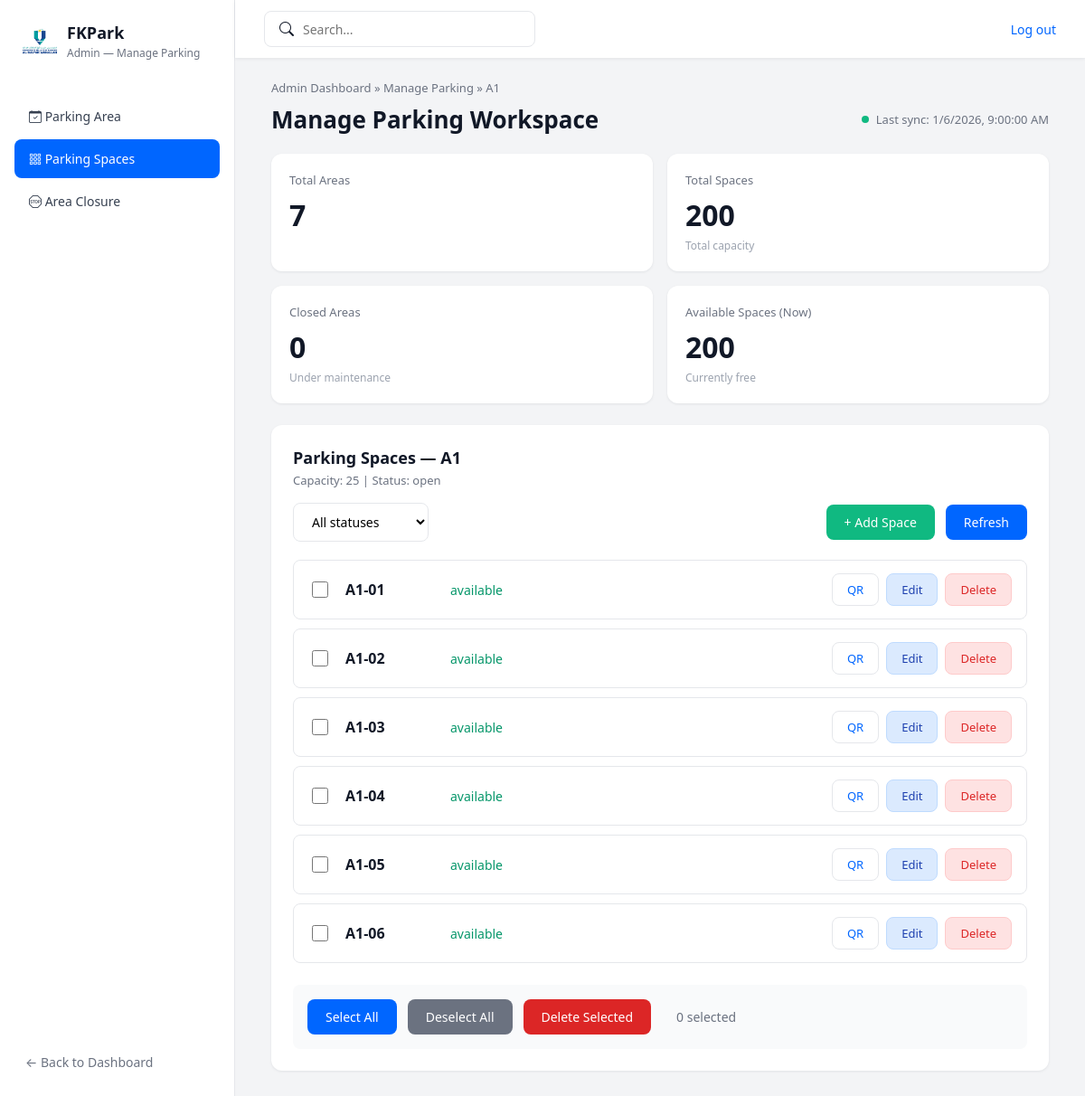
Page /fkpark/parking_space.php?area_id=8 (signed in) on the committed database.
### tables this page shows
CREATE TABLE `parking_area` (
  `Area_ID` int(15) NOT NULL,
  `area_name` varchar(100) NOT NULL,
  `admin_id` varchar(255) NOT NULL,
  `area_type` varchar(50) NOT NULL
);

CREATE TABLE `parking_space` (
  `space_id` int(15) NOT NULL,
  `space_num` varchar(20) NOT NULL,
  `status` varchar(20) NOT NULL DEFAULT 'Available',
  `QrCode` varchar(255) DEFAULT NULL,
  `area_ID` int(15) NOT NULL
);

### fkpark/parking_space.php (the view, shortened to what this page needs)
<?php
require 'db.php';
$area_id = isset($_GET['area_id']) ? (int)$_GET['area_id'] : 0;
$areaInfo = null;
$sqlArea = "SELECT Area_ID, area_name, area_type FROM parking_area WHERE Area_ID = ?";
$stmtArea = mysqli_prepare($conn, $sqlArea);
mysqli_stmt_bind_param($stmtArea, "i", $area_id);
mysqli_stmt_execute($stmtArea);
$resultArea = mysqli_stmt_get_result($stmtArea);
if ($row = mysqli_fetch_assoc($resultArea)) {
    $areaInfo = $row;
} else {
    header("Location: parking_area.php");
    exit;
}
$areaStatus = 'open';
$totalCapacity = 0;
$sqlCapacity = "SELECT COUNT(*) as total FROM parking_space WHERE area_ID = ?";
$stmtCapacity = mysqli_prepare($conn, $sqlCapacity);
mysqli_stmt_bind_param($stmtCapacity, "i", $area_id);
mysqli_stmt_execute($stmtCapacity);
$resultCapacity = mysqli_stmt_get_result($stmtCapacity);
if ($row = mysqli_fetch_assoc($resultCapacity)) {
    $totalCapacity = $row['total'];
}
$filterStatus = isset($_GET['filter']) ? $_GET['filter'] : 'all';
$spaces = [];
$sqlSpaces = "
    SELECT
        ps.space_id,
        ps.space_num,
        ps.status as db_status,
        ps.QrCode,
        CASE
            WHEN EXISTS (
                SELECT 1 FROM area_closure ac
                WHERE ac.area_ID = ps.area_ID
                AND ac.closed_from <= NOW()
                AND (ac.closed_to IS NULL OR ac.closed_to >= NOW())
            ) THEN 'Occupied'
            WHEN EXISTS (
                SELECT 1 FROM booking b
                WHERE b.space_id = ps.space_id
                AND b.date = CURDATE()
                AND b.status IN ('Active', 'Pending')
            ) THEN 'Occupied'
            ELSE ps.status
        END as actual_status,
        (SELECT COUNT(*) FROM booking b
         WHERE b.space_id = ps.space_id
         AND b.status IN ('Active', 'Pending')) as active_bookings
    FROM parking_space ps
    WHERE ps.area_ID = ?
";
$sqlSpaces .= " ORDER BY CAST(REGEXP_REPLACE(ps.space_num, '[^0-9]', '') AS UNSIGNED), ps.space_num ASC";
$stmtSpaces = mysqli_prepare($conn, $sqlSpaces);
if ($filterStatus !== 'all') {
    mysqli_stmt_bind_param($stmtSpaces, "is", $area_id, $filterStatus);
} else {
    mysqli_stmt_bind_param($stmtSpaces, "i", $area_id);
}
mysqli_stmt_execute($stmtSpaces);
$resultSpaces = mysqli_stmt_get_result($stmtSpaces);
while ($row = mysqli_fetch_assoc($resultSpaces)) {
    $spaces[] = $row;
}
$res = mysqli_query($conn, "SELECT COUNT(*) AS total FROM parking_area");
$totalAreas = mysqli_fetch_assoc($res)['total'] ?? 0;
$res = mysqli_query($conn, "SELECT COUNT(*) AS total FROM parking_space");
$totalSpaces = mysqli_fetch_assoc($res)['total'] ?? 0;
$res = mysqli_query($conn, "
    SELECT COUNT(DISTINCT area_ID) AS total
    FROM area_closure
    WHERE closed_from <= NOW()
    AND (closed_to IS NULL OR closed_to >= NOW())
");
$closedAreas = mysqli_fetch_assoc($res)['total'] ?? 0;
$res = mysqli_query($conn, "
    SELECT COUNT(*) AS total
    FROM parking_space ps
    WHERE ps.status = 'Available'
    AND NOT EXISTS (
        SELECT 1 FROM booking b
        WHERE b.space_id = ps.space_id
        AND b.date = CURDATE()
        AND b.status != 'Cancelled'
    )
    AND NOT EXISTS (
        SELECT 1 FROM area_closure ac
        WHERE ac.area_ID = ps.area_ID
        AND ac.closed_from <= NOW()
        AND (ac.closed_to IS NULL OR ac.closed_to >= NOW())
    )
");
$availableSpaces = mysqli_fetch_assoc($res)['total'] ?? 0;
?>
<!DOCTYPE html>
<html lang="en">
<head>
    <link rel="stylesheet" href="https://cdn.jsdelivr.net/npm/bootstrap-icons@1.11.3/font/bootstrap-icons.min.css">
</head>
<body>
<div class="layout">
    <aside class="sidebar">
        <div class="sidebar-header">
            <div class="sidebar-logo">
                <img src="images/logo.png" alt="FKPark Logo">
            </div>
            <div>
                <div class="sidebar-title">FKPark</div>
                <div class="sidebar-subtitle">Admin — Manage Parking</div>
            </div>
        </div>
        <nav class="nav">
    <a href="parking_area.php" class="nav-link <?php echo (basename($_SERVER['PHP_SELF']) == 'parking_area.php') ? 'active' : ''; ?>">
        <i class="bi bi-calendar-check"></i> Parking Area
    </a>
    <a href="parking_space_list.php" class="nav-link <?php echo (basename($_SERVER['PHP_SELF']) == 'parking_space_list.php' || basename($_SERVER['PHP_SELF']) == 'parking_space.php') ? 'active' : ''; ?>">
        <i class="bi bi-grid-3x3-gap"></i> Parking Spaces
    </a>
    <a href="area_closure.php" class="nav-link <?php echo (basename($_SERVER['PHP_SELF']) == 'area_closure.php') ? 'active' : ''; ?>">
        <i class="bi bi-sign-stop"></i> Area Closure
    </a>
</nav>
        <div class="sidebar-footer">
            <a href="dashboard_admin.php" class="back-link">
                ← Back to Dashboard
            </a>
        </div>
    </aside>
    <div class="main">
        <header class="topbar">
            <div class="search-box">
    <i class="bi bi-search"></i>
    <input type="text" placeholder="Search..." id="searchInput">
</div>
            <a href="logout.php" class="sign-out-link">Log out</a>
        </header>
        <main class="content">
            <div class="breadcrumb">
                Admin Dashboard » Manage Parking » <?php echo htmlspecialchars($areaInfo['area_name']); ?>
            </div>
            <div class="page-header">
                <h1 class="page-title">Manage Parking Workspace</h1>
                <div class="sync-info">
                    <span class="sync-indicator"></span>
                    <span id="lastSync">Last sync: <?php echo date('n/j/Y, g:i:s A'); ?></span>
                </div>
            </div>
            <div class="stats-row">
                <div class="stat-card">
                    <div class="stat-label">Total Areas</div>
                    <div class="stat-value" id="totalAreas"><?php echo $totalAreas; ?></div>
                </div>
                <div class="stat-card">
                    <div class="stat-label">Total Spaces</div>
                    <div class="stat-value" id="totalSpaces"><?php echo $totalSpaces; ?></div>
                    <div class="stat-sublabel">Total capacity</div>
                </div>
                <div class="stat-card">
                    <div class="stat-label">Closed Areas</div>
                    <div class="stat-value" id="closedAreas"><?php echo $closedAreas; ?></div>
                    <div class="stat-sublabel">Under maintenance</div>
                </div>
                <div class="stat-card">
                    <div class="stat-label">Available Spaces (Now)</div>
                    <div class="stat-value" id="availableSpaces"><?php echo $availableSpaces; ?></div>
                    <div class="stat-sublabel">Currently free</div>
                </div>
            </div>
            <div class="spaces-section">
                <div class="section-header">
                    <div>
                        <div class="section-title">
                            Parking Spaces — <?php echo htmlspecialchars($areaInfo['area_name']); ?>
                        </div>
                        <div class="section-meta">
                            Capacity: <?php echo $totalCapacity; ?> | Status: <?php echo $areaStatus; ?>
                        </div>
                    </div>
                </div>
                <div class="toolbar">
                    <select class="filter-select" name="filter" id="filterSelect" onchange="window.location.href='parking_space.php?area_id=<?php echo $area_id; ?>&filter='+this.value">
                        <option value="all" <?php echo ($filterStatus === 'all') ? 'selected' : ''; ?>>All statuses</option>
                    </select>
                    <div class="toolbar-right">
                        <button type="button" class="btn btn-success" onclick="openAddModal()">+ Add Space</button>
                        <button type="button" class="btn btn-primary" onclick="manualRefresh()"> Refresh</button>
                    </div>
                </div>
                <form method="post" id="bulkDeleteForm">
                    <div class="space-list" id="spaceList">
                        <?php if (empty($spaces)): ?>
                            <div class="empty-state">
                                No parking spaces found in this area.
                            </div>
                        <?php else: ?>
                            <?php foreach ($spaces as $space): ?>
                                <div class="space-item" data-space-id="<?php echo $space['space_id']; ?>" data-has-bookings="<?php echo $space['active_bookings']; ?>">
                                    <input type="checkbox" class="space-checkbox" value="<?php echo $space['space_id']; ?>"
                                           data-has-bookings="<?php echo $space['active_bookings']; ?>"
                                           onchange="updateBulkButtons()"
                                           <?php echo ($space['active_bookings'] > 0) ? 'disabled title="Cannot select space with active bookings"' : ''; ?>>
                                    <div class="space-name"><?php echo htmlspecialchars($space['space_num']); ?></div>
                                    <div class="space-status <?php echo strtolower($space['actual_status']); ?>"><?php echo strtolower(htmlspecialchars($space['actual_status'])); ?></div>
                                    <div class="space-actions">
                                        <a href="view_space_qr.php?space_id=<?php echo $space['space_id']; ?>" class="action-btn qr" target="_blank">QR</a>
                                        <button type="button" class="action-btn edit" onclick='openEditModal(<?php echo json_encode($space); ?>)'>Edit</button>
                                        <?php if ($space['active_bookings'] == 0): ?>
                                            <a href="parking_space.php?area_id=<?php echo $area_id; ?>&delete_space=<?php echo $space['space_id']; ?>"
                                               class="action-btn delete"
                                               onclick="return confirm('Delete parking space <?php echo htmlspecialchars($space['space_num']); ?>? This cannot be undone.')">Delete</a>
                                        <?php else: ?>
                                            <button type="button" class="action-btn delete" disabled title="Cannot delete space with active bookings">Delete</button>
                                        <?php endif; ?>
                                    </div>
                                </div>
                            <?php endforeach; ?>
                        <?php endif; ?>
                    </div>
                    <div class="bulk-actions" id="bulkActions">
                        <button type="button" class="btn btn-primary" onclick="selectAllSpaces()">Select All</button>
                        <button type="button" class="btn" onclick="deselectAllSpaces()" style="background-color: #6b7280; color: #ffffff;">Deselect All</button>
                        <button type="button" class="btn" onclick="confirmBulkDelete()" id="bulkDeleteBtn" style="background-color: #dc2626; color: #ffffff;" disabled>Delete Selected</button>
                        <span id="selectedCount" style="margin-left: 16px; color: #6b7280; font-size: 14px;">0 selected</span>
                    </div>
                </form>
            </div>
        </main>
    </div>
</div>
</body>
</html>

### rows in the picture
parking_area: area_name "A1"
parking_space: space_num "A1-01", actual_status "available"
parking_space: space_num "A1-02", actual_status "available"
parking_space: space_num "A1-03", actual_status "available"
parking_space: space_num "A1-04", actual_status "available"
parking_space: space_num "A1-05", actual_status "available"
parking_space: space_num "A1-06", actual_status "available"

### other values in the picture
$totalAreas "7"
$totalSpaces "200"
$closedAreas "0"
$availableSpaces "200"
$totalCapacity "25"
$areaStatus "open"
